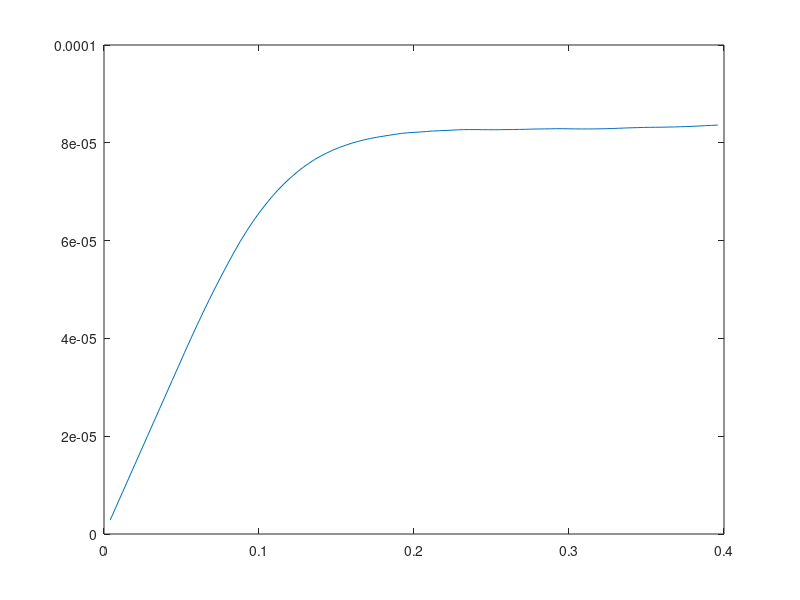

This figure's MATLAB source: (Note: this script raises an error after producing the figure.)
% this function reads growth experiment data and predict uMax and K
% it can also read CFD consumption files and predict the
% normalizationFactor

global data umax K N0 results span;

data=[0,0.0664580000000000;1284,0.113740000000000;2743,0.221511000000000;4150,0.311774500000000;5548,0.360983500000000;7070,0.392943500000000;11369,0.339868593000000];
span=linspace(0,21369,100000);
  
% results=[celldensity ;consumptionRate*1e3];
results=[0.00400000000000000,0.00800000000000000,0.0120000000000000,0.0160000000000000,0.0200000000000000,0.0240000000000000,0.0280000000000000,0.0320000000000000,0.0360000000000000,0.0400000000000000,0.0440000000000000,0.0480000000000000,0.0520000000000000,0.0560000000000000,0.0600000000000000,0.0640000000000000,0.0680000000000000,0.0720000000000000,0.0760000000000000,0.0800000000000000,0.0840000000000000,0.0880000000000000,0.0920000000000000,0.0960000000000000,0.100000000000000,0.104000000000000,0.108000000000000,0.112000000000000,0.116000000000000,0.120000000000000,0.124000000000000,0.128000000000000,0.132000000000000,0.136000000000000,0.140000000000000,0.144000000000000,0.148000000000000,0.152000000000000,0.156000000000000,0.160000000000000,0.164000000000000,0.168000000000000,0.172000000000000,0.176000000000000,0.180000000000000,0.184000000000000,0.188000000000000,0.192000000000000,0.196000000000000,0.200000000000000,0.204000000000000,0.208000000000000,0.212000000000000,0.216000000000000,0.220000000000000,0.224000000000000,0.228000000000000,0.232000000000000,0.236000000000000,0.240000000000000,0.244000000000000,0.248000000000000,0.252000000000000,0.256000000000000,0.260000000000000,0.264000000000000,0.268000000000000,0.272000000000000,0.276000000000000,0.280000000000000,0.284000000000000,0.288000000000000,0.292000000000000,0.296000000000000,0.300000000000000,0.304000000000000,0.308000000000000,0.312000000000000,0.316000000000000,0.320000000000000,0.324000000000000,0.328000000000000,0.332000000000000,0.336000000000000,0.340000000000000,0.344000000000000,0.348000000000000,0.352000000000000,0.356000000000000,0.360000000000000,0.364000000000000,0.368000000000000,0.372000000000000,0.376000000000000,0.380000000000000,0.384000000000000,0.388000000000000,0.392000000000000,0.396000000000000;0.000713971000000000,0.000713971000000000,0.000713971000000000,0.000713971000000000,0.000713971000000000,0.000713971000000000,0.000713971000000000,0.000713971000000000,0.000713971000000000,0.000713971000000000,0.000713971000000000,0.000713971000000000,0.000713967200000000,0.000713033300000000,0.000711259100000000,0.000709040300000000,0.000705652600000000,0.000701456100000000,0.000696844700000000,0.000691895900000000,0.000686619300000000,0.000680547400000000,0.000673353500000000,0.000665266500000000,0.000656457100000000,0.000647033100000000,0.000637327100000000,0.000627389500000000,0.000616974900000000,0.000606322100000000,0.000595626400000000,0.000585022400000000,0.000574055600000000,0.000563261800000000,0.000552240100000000,0.000541383400000000,0.000530747500000000,0.000520205000000000,0.000509678200000000,0.000499661100000000,0.000489593900000000,0.000479882700000000,0.000470293600000000,0.000460972300000000,0.000451921900000000,0.000443182400000000,0.000434785400000000,0.000426715100000000,0.000418601100000000,0.000410663300000000,0.000403014600000000,0.000395718600000000,0.000388736200000000,0.000381784700000000,0.000375067100000000,0.000368644500000000,0.000362504900000000,0.000356447600000000,0.000350441200000000,0.000344602700000000,0.000338863400000000,0.000333350900000000,0.000328062600000000,0.000322987900000000,0.000318116100000000,0.000313334500000000,0.000308712100000000,0.000304269800000000,0.000299999700000000,0.000295811800000000,0.000291691600000000,0.000287721800000000,0.000283863000000000,0.000280014700000000,0.000276211800000000,0.000272509600000000,0.000268935500000000,0.000265484500000000,0.000262152100000000,0.000258933400000000,0.000255823600000000,0.000252818100000000,0.000249913000000000,0.000247103600000000,0.000244326000000000,0.000241582300000000,0.000238914300000000,0.000236252700000000,0.000233647000000000,0.000231093900000000,0.000228616000000000,0.000226212400000000,0.000223880800000000,0.000221618200000000,0.000219422300000000,0.000217290400000000,0.000215217000000000,0.000213179000000000,0.000211195100000000];
 
celldensity=results(1,:);
consumptionRate=results(2,:).*celldensity;
plot(celldensity,consumptionRate)

N0=0.1137;
[t,N] = ode15s(@ode1, span, N0);
plot(data(2:end,1)-1284,data(2:end,2),'*-');
hold on;
% plot(t,N,'o-')
xlabel('time (min)');
ylabel('biomass g/L');

 
% rate=diff(N)./diff(t);
% plot(t(2:end),rate)
plot(a(:,1)/60,a(:,2)*1.05,'o')

legend('experimental','CFD Multiplicative model')

function r=ode1(t,N)
global results
if t>2866
    a=1;
end
r=interp1(results(1,:),results(2,:),N,'linear','extrap');

r=r*0.88*N;
end




 
 
